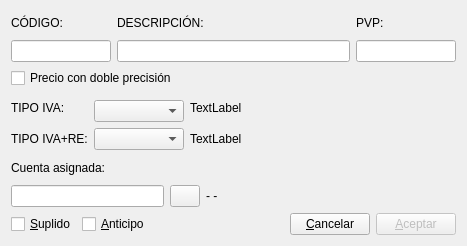
<?xml version="1.0" encoding="UTF-8"?>
<ui version="4.0">
 <class>edita_ref</class>
 <widget class="QDialog" name="edita_ref">
  <property name="geometry">
   <rect>
    <x>0</x>
    <y>0</y>
    <width>467</width>
    <height>246</height>
   </rect>
  </property>
  <property name="windowTitle">
   <string>Editar referencias</string>
  </property>
  <layout class="QVBoxLayout" name="verticalLayout_6">
   <item>
    <layout class="QHBoxLayout" name="horizontalLayout">
     <item>
      <layout class="QVBoxLayout" name="verticalLayout">
       <item>
        <widget class="QLabel" name="label">
         <property name="maximumSize">
          <size>
           <width>150</width>
           <height>16777215</height>
          </size>
         </property>
         <property name="text">
          <string>CÓDIGO:</string>
         </property>
        </widget>
       </item>
       <item>
        <widget class="QLineEdit" name="codigolineEdit">
         <property name="sizePolicy">
          <sizepolicy hsizetype="Preferred" vsizetype="Fixed">
           <horstretch>0</horstretch>
           <verstretch>0</verstretch>
          </sizepolicy>
         </property>
         <property name="maximumSize">
          <size>
           <width>100</width>
           <height>16777215</height>
          </size>
         </property>
         <property name="readOnly">
          <bool>true</bool>
         </property>
        </widget>
       </item>
      </layout>
     </item>
     <item>
      <layout class="QVBoxLayout" name="verticalLayout_2">
       <item>
        <widget class="QLabel" name="label_2">
         <property name="sizePolicy">
          <sizepolicy hsizetype="Expanding" vsizetype="Preferred">
           <horstretch>0</horstretch>
           <verstretch>0</verstretch>
          </sizepolicy>
         </property>
         <property name="text">
          <string>DESCRIPCIÓN:</string>
         </property>
        </widget>
       </item>
       <item>
        <widget class="QLineEdit" name="descriplineEdit"/>
       </item>
      </layout>
     </item>
     <item>
      <layout class="QVBoxLayout" name="verticalLayout_3">
       <item>
        <widget class="QLabel" name="label_3">
         <property name="sizePolicy">
          <sizepolicy hsizetype="Preferred" vsizetype="Preferred">
           <horstretch>0</horstretch>
           <verstretch>0</verstretch>
          </sizepolicy>
         </property>
         <property name="text">
          <string>PVP:</string>
         </property>
        </widget>
       </item>
       <item>
        <widget class="QLineEdit" name="pvplineEdit">
         <property name="maximumSize">
          <size>
           <width>100</width>
           <height>16777215</height>
          </size>
         </property>
        </widget>
       </item>
      </layout>
     </item>
    </layout>
   </item>
   <item>
    <widget class="QCheckBox" name="doble_precision_checkBox">
     <property name="text">
      <string>Precio con doble precisión</string>
     </property>
    </widget>
   </item>
   <item>
    <layout class="QGridLayout" name="gridLayout">
     <item row="0" column="0" rowspan="2" colspan="2">
      <widget class="QLabel" name="label_7">
       <property name="minimumSize">
        <size>
         <width>90</width>
         <height>0</height>
        </size>
       </property>
       <property name="text">
        <string>TIPO IVA:</string>
       </property>
      </widget>
     </item>
     <item row="0" column="2" rowspan="2">
      <widget class="QLabel" name="descripIVAlabel">
       <property name="sizePolicy">
        <sizepolicy hsizetype="Expanding" vsizetype="Preferred">
         <horstretch>0</horstretch>
         <verstretch>0</verstretch>
        </sizepolicy>
       </property>
       <property name="text">
        <string>TextLabel</string>
       </property>
      </widget>
     </item>
     <item row="1" column="1">
      <widget class="QComboBox" name="ivacomboBox">
       <property name="sizePolicy">
        <sizepolicy hsizetype="Expanding" vsizetype="Fixed">
         <horstretch>0</horstretch>
         <verstretch>0</verstretch>
        </sizepolicy>
       </property>
       <property name="maximumSize">
        <size>
         <width>90</width>
         <height>16777215</height>
        </size>
       </property>
      </widget>
     </item>
     <item row="2" column="0">
      <widget class="QLabel" name="label_8">
       <property name="text">
        <string>TIPO IVA+RE:</string>
       </property>
      </widget>
     </item>
     <item row="2" column="1">
      <widget class="QComboBox" name="ivarecomboBox">
       <property name="sizePolicy">
        <sizepolicy hsizetype="Expanding" vsizetype="Fixed">
         <horstretch>0</horstretch>
         <verstretch>0</verstretch>
        </sizepolicy>
       </property>
       <property name="maximumSize">
        <size>
         <width>90</width>
         <height>16777215</height>
        </size>
       </property>
      </widget>
     </item>
     <item row="2" column="2">
      <widget class="QLabel" name="descripIVARElabel">
       <property name="sizePolicy">
        <sizepolicy hsizetype="Expanding" vsizetype="Preferred">
         <horstretch>0</horstretch>
         <verstretch>0</verstretch>
        </sizepolicy>
       </property>
       <property name="text">
        <string>TextLabel</string>
       </property>
      </widget>
     </item>
    </layout>
   </item>
   <item>
    <layout class="QVBoxLayout" name="verticalLayout_4">
     <item>
      <widget class="QLabel" name="cuenta_label">
       <property name="text">
        <string>Cuenta asignada:</string>
       </property>
      </widget>
     </item>
     <item>
      <layout class="QHBoxLayout" name="horizontalLayout_4">
       <item>
        <widget class="QLineEdit" name="cuentalineEdit">
         <property name="minimumSize">
          <size>
           <width>120</width>
           <height>0</height>
          </size>
         </property>
        </widget>
       </item>
       <item>
        <widget class="QPushButton" name="ctapushButton">
         <property name="enabled">
          <bool>true</bool>
         </property>
         <property name="maximumSize">
          <size>
           <width>30</width>
           <height>16777215</height>
          </size>
         </property>
         <property name="text">
          <string/>
         </property>
         <property name="icon">
          <iconset resource="../keme.qrc">
           <normaloff>:/iconos/graf/xmag.png</normaloff>:/iconos/graf/xmag.png</iconset>
         </property>
        </widget>
       </item>
       <item>
        <widget class="QLabel" name="descripctalabel">
         <property name="minimumSize">
          <size>
           <width>250</width>
           <height>0</height>
          </size>
         </property>
         <property name="maximumSize">
          <size>
           <width>300</width>
           <height>16777215</height>
          </size>
         </property>
         <property name="text">
          <string>- -</string>
         </property>
        </widget>
       </item>
      </layout>
     </item>
    </layout>
   </item>
   <item>
    <layout class="QHBoxLayout" name="horizontalLayout_3">
     <item>
      <widget class="QCheckBox" name="suplidocheckBox">
       <property name="text">
        <string>&amp;Suplido</string>
       </property>
      </widget>
     </item>
     <item>
      <widget class="QCheckBox" name="anticipo_checkBox">
       <property name="text">
        <string>&amp;Anticipo</string>
       </property>
      </widget>
     </item>
     <item>
      <spacer name="horizontalSpacer">
       <property name="orientation">
        <enum>Qt::Horizontal</enum>
       </property>
       <property name="sizeHint" stdset="0">
        <size>
         <width>40</width>
         <height>20</height>
        </size>
       </property>
      </spacer>
     </item>
     <item>
      <widget class="QPushButton" name="cancelarpushButton">
       <property name="text">
        <string>&amp;Cancelar</string>
       </property>
       <property name="icon">
        <iconset resource="../keme.qrc">
         <normaloff>:/iconos/graf/borrar.png</normaloff>:/iconos/graf/borrar.png</iconset>
       </property>
      </widget>
     </item>
     <item>
      <widget class="QPushButton" name="aceptarpushButton">
       <property name="enabled">
        <bool>false</bool>
       </property>
       <property name="text">
        <string>&amp;Aceptar</string>
       </property>
       <property name="icon">
        <iconset resource="../keme.qrc">
         <normaloff>:/iconos/graf/check2.png</normaloff>:/iconos/graf/check2.png</iconset>
       </property>
       <property name="default">
        <bool>true</bool>
       </property>
      </widget>
     </item>
    </layout>
   </item>
  </layout>
 </widget>
 <tabstops>
  <tabstop>codigolineEdit</tabstop>
  <tabstop>descriplineEdit</tabstop>
  <tabstop>pvplineEdit</tabstop>
  <tabstop>doble_precision_checkBox</tabstop>
  <tabstop>ivacomboBox</tabstop>
  <tabstop>ivarecomboBox</tabstop>
  <tabstop>cuentalineEdit</tabstop>
  <tabstop>ctapushButton</tabstop>
  <tabstop>suplidocheckBox</tabstop>
  <tabstop>anticipo_checkBox</tabstop>
  <tabstop>cancelarpushButton</tabstop>
  <tabstop>aceptarpushButton</tabstop>
 </tabstops>
 <resources>
  <include location="../keme.qrc"/>
 </resources>
 <connections>
  <connection>
   <sender>cancelarpushButton</sender>
   <signal>clicked()</signal>
   <receiver>edita_ref</receiver>
   <slot>reject()</slot>
   <hints>
    <hint type="sourcelabel">
     <x>375</x>
     <y>134</y>
    </hint>
    <hint type="destinationlabel">
     <x>224</x>
     <y>147</y>
    </hint>
   </hints>
  </connection>
 </connections>
</ui>
